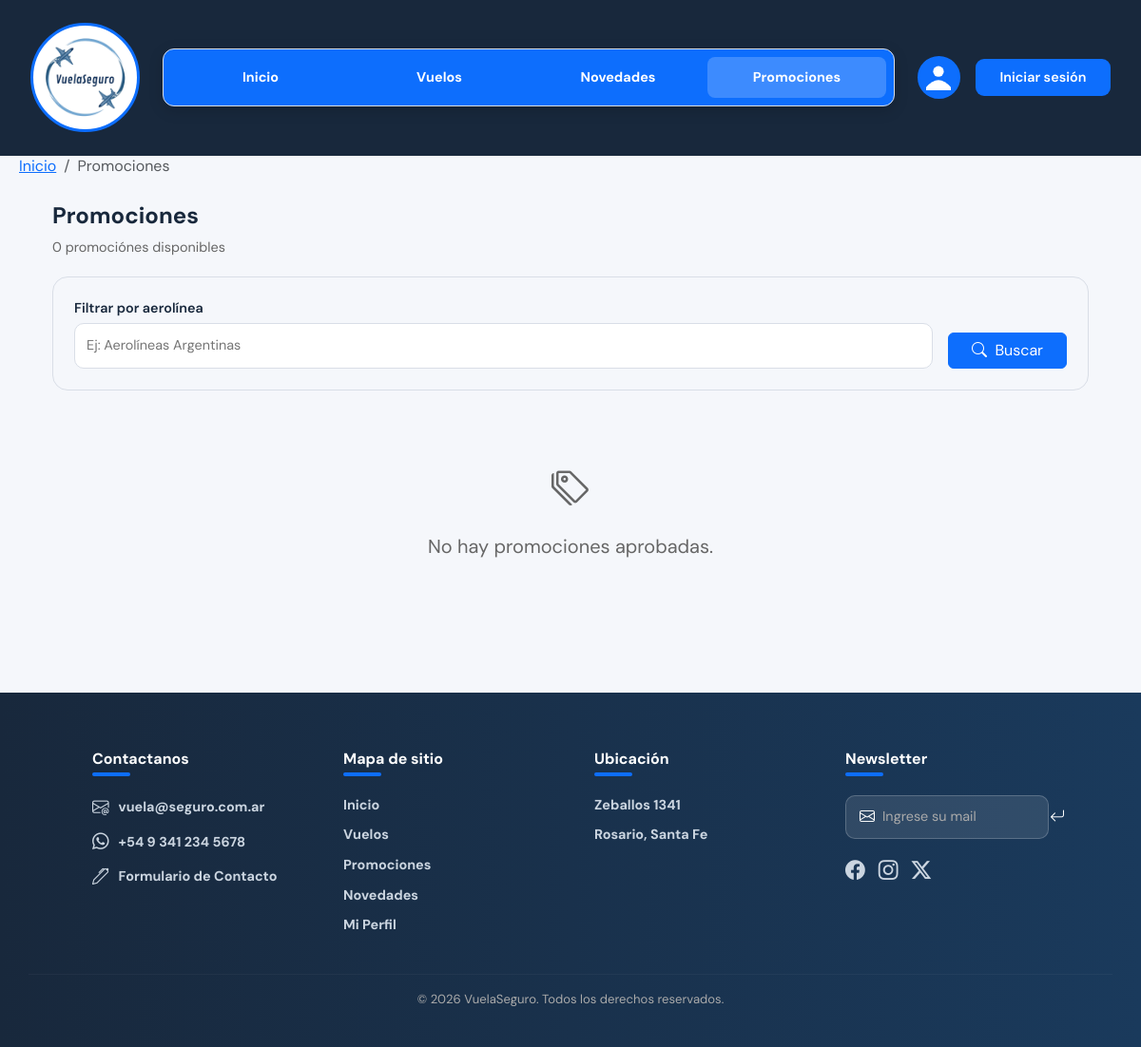
/PROMOCIONES/promociones.php, run on an earlier commit of the app's database.
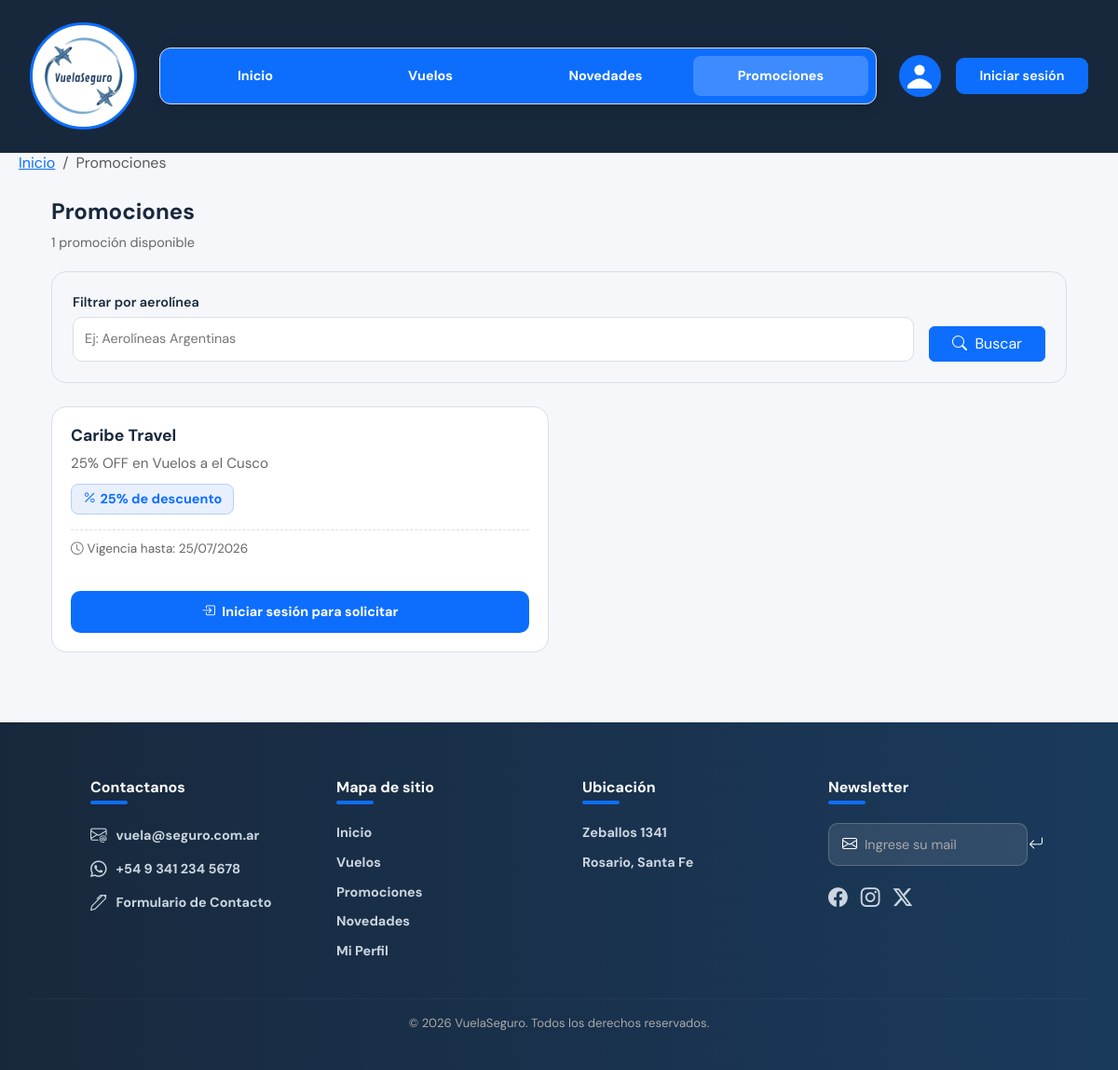
And on a later commit of the database.
### tables this page shows
CREATE TABLE `promociones` (
  `codPromocion` int(11) NOT NULL,
  `descripcionPromocion` text NOT NULL,
  `descuentoPromocion` decimal(10,0) NOT NULL,
  `codAerolinea` int(11) DEFAULT NULL,
  `estadoPromocion` varchar(20) NOT NULL DEFAULT 'pendiente',
  `imagenPromocion` varchar(500) DEFAULT NULL,
  `vigenciaPromocion` date DEFAULT NULL,
  `codCEO` int(11) DEFAULT NULL
);

CREATE TABLE `aerolineas` (
  `codAerolinea` int(11) NOT NULL,
  `nombreAerolinea` varchar(100) NOT NULL,
  `codigoIATA` varchar(3) NOT NULL,
  `descripcionAerolinea` varchar(300) NOT NULL,
  `codigoPais` varchar(3) NOT NULL,
  `claveAerolinea` varchar(255) NOT NULL
);

### PROMOCIONES/promociones.php (the view, shortened to what the changed rows need)
<?php
include_once('../conexion.inc');
$tipoUsuario  = $_SESSION['tipoUsuario']  ?? 'no_registrado';
$esCEO     = ($tipoUsuario === 'CEO');
$porPagina    = 4;
$paginaActual = max(1, (int)($_GET['pagina'] ?? 1));
$busqueda     = mysqli_real_escape_string($link, trim($_GET['buscar'] ?? ''));
$whereBusq = $busqueda !== '' ? "AND a.nombreAerolinea LIKE '%$busqueda%'" : '';
$sqlTotal       = "SELECT COUNT(*) AS total FROM promociones p
                   LEFT JOIN aerolineas a ON p.codAerolinea = a.codAerolinea
                   WHERE p.estadoPromocion = 'aprobada' $whereBusq";
$resTotal       = mysqli_query($link, $sqlTotal);
$totalRegistros = $resTotal ? (int)mysqli_fetch_assoc($resTotal)['total'] : 0;
$totalPaginas   = max(1, ceil($totalRegistros / $porPagina));
$paginaActual   = min($paginaActual, $totalPaginas);
$offset         = ($paginaActual - 1) * $porPagina;
$resultPromos = mysqli_query($link,
    "SELECT p.*, a.nombreAerolinea FROM promociones p
     LEFT JOIN aerolineas a ON p.codAerolinea = a.codAerolinea
     WHERE p.estadoPromocion = 'aprobada' $whereBusq
     ORDER BY p.codPromocion DESC
     LIMIT $porPagina OFFSET $offset");
?>
<!DOCTYPE html>
<html lang="es">
<head>
    <link href="https://cdn.jsdelivr.net/npm/bootstrap@5.3.3/dist/css/bootstrap.min.css" rel="stylesheet"/>
    <link rel="stylesheet" href="https://cdn.jsdelivr.net/npm/bootstrap-icons@1.13.1/font/bootstrap-icons.min.css">
    <link href="../INDEX/estilos-globales.css" rel="stylesheet">
    <link rel="stylesheet" href="promociones.css">
</head>
<body>
<main class="promociones-wrapper container mt-4 mb-5">
  <div class="promociones-header flex-wrap gap-2">
    <div>
      <h2>Promociones</h2>
      <p class="mb-0" style="color:var(--gris);font-size:.9rem;">
        <?= $totalRegistros ?> promoción<?= $totalRegistros !== 1 ? 'es' : '' ?> disponible<?= $totalRegistros !== 1 ? 's' : '' ?>
      </p>
    </div>
  </div>
  <?php if (!$resultPromos || mysqli_num_rows($resultPromos) === 0): ?>
    <div class="text-center py-5" style="color:var(--gris);">
      <i class="bi bi-tags fs-1 d-block mb-3"></i>
      <p class="fs-5">No hay promociones aprobadas<?= $busqueda ? ' para "' . htmlspecialchars($busqueda) . '"' : '' ?>.</p>
    </div>
  <?php else: ?>
    <div class="promociones-grid">
      <?php while ($promo = mysqli_fetch_assoc($resultPromos)):
      ?>
        <div class="promo-card">
          <div class="card-body">
            <h5 class="card-title"><?= htmlspecialchars($promo['nombreAerolinea'] ?? 'Sin aerolínea') ?></h5>
            <p class="card-text"><?= htmlspecialchars($promo['descripcionPromocion']) ?></p>
            <div class="promo-descuento">
              <i class="bi bi-percent me-1"></i>
              <?= number_format($promo['descuentoPromocion'], 0) ?>% de descuento
            </div>
            <?php if (!empty($promo['vigenciaPromocion'])): ?>
              <p class="promo-vigencia">
                <i class="bi bi-clock me-1"></i>Vigencia hasta: <?= date('d/m/Y', strtotime($promo['vigenciaPromocion'])) ?>
              </p>
            <?php endif; ?>
            <?php if ($tipoUsuario === 'no_registrado'): ?>
              <a href="../LOGIN/login.php" class="btn-solicitar">
                <i class="bi bi-box-arrow-in-right me-1"></i> Iniciar sesión para solicitar
              </a>
            <?php elseif ($esCEO): ?>
              <div class="mt-2">
                <?= estadoBadge($promo['estadoPromocion']) ?>
              </div>
            <?php endif; ?>
          </div>
        </div>
      <?php endwhile; ?>
    </div>
  <?php endif; ?>
</main>
</body>
</html>

What changed in the data, as far as the page shows it:
added promociones: aerolineas.nombreAerolinea "Caribe Travel", descripcionPromocion "25% OFF en Vuelos a el Cusco", descuentoPromocion "25", vigenciaPromocion "25/07/2026"
Also different on the page:
$totalRegistros: "0" → "1"
text no longer shown: "es s No hay promociones aprobadas ."
